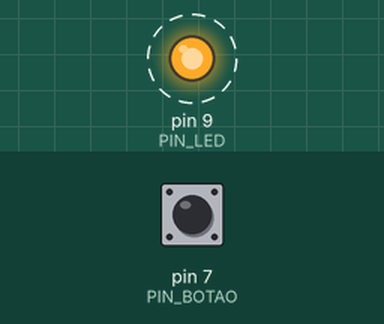
A sketch run on a simulated Arduino Uno, built with avr-gcc and run on an emulated ATmega328P. Shown: output pins drawn as LEDs (lit = HIGH). Dashed ring = blinking. The test bench sets the inputs (shaded band); at power-on: pin 7 (PIN_BOTAO) HIGH.

Above: at 4.8 s.
4.9 s: pin 7 (PIN_BOTAO) pulled LOW for 2.35 s
At 5.8 s:
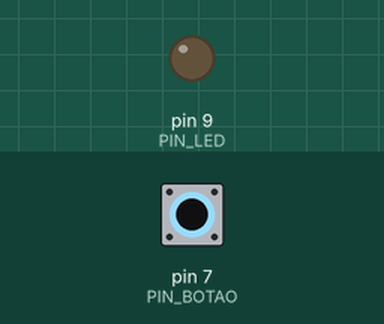
At 6.6 s:
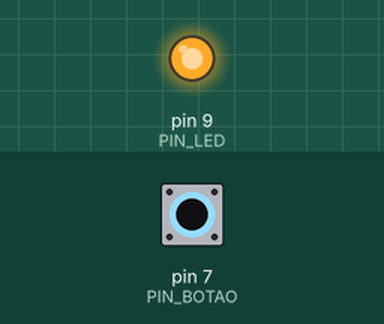
Timing chart, 0 to 8.1 s (numbered marks = the images above; inputs shaded):
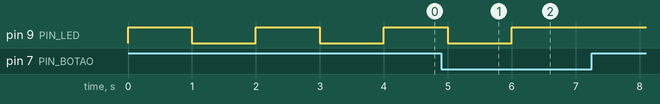

Measured:
- after the input at 4.9 s, pin 9 (PIN_LED): goes on until 6.0 s, then stays HIGH
- by itself, pin 9 (PIN_LED): alternates HIGH for 1.0 s and LOW for 1.0 s

The sketch:

Ex2_19092018.ino
```cpp
/*Exercício do dia 19/09/2018
 * - Piscar o led a cada 1 segundo
 * - Ao apertar o botão, deixar o LED aceso para sempre
 */


#define PIN_LED 9
#define PIN_BOTAO 7

bool apertei=false;
int v;

void setup() {
  pinMode(PIN_LED,OUTPUT);
  pinMode(PIN_BOTAO,INPUT);
}

void loop() {
  if(apertei)
    digitalWrite(PIN_LED,HIGH);
  else{
    v=digitalRead(PIN_BOTAO);
    if(!v)
      apertei=true;
    else{
      digitalWrite(PIN_LED,HIGH);
      delay(1000);
      digitalWrite(PIN_LED,LOW);
      delay(1000);
    }
  }
}
```
